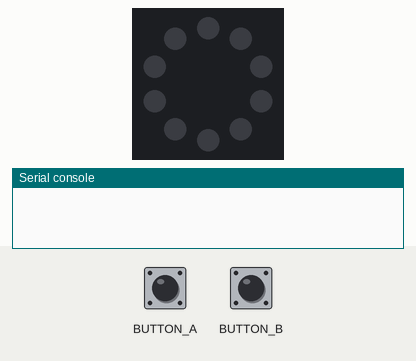
Recording of a program running on a simulated Circuit Playground running CircuitPython. Parts: the board's ring of 10 RGB LEDs (number 0 left of the top, counting anticlockwise), the last lines printed to the serial console. The inputs (shaded band) are chosen by the test bench. Dim RGB values are drawn brighter than linear.

Above: at 1.2 s.
1.3 s: button A pressed for 0.15 s
At 2.4 s:
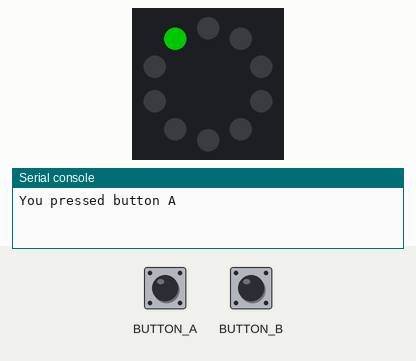
2.9 s: button B pressed for 0.15 s
At 3.4 s:
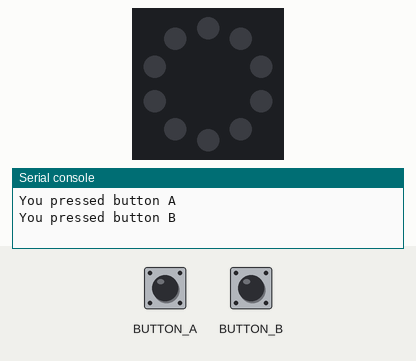
4.5 s: button A pressed for 1 s
At 4.9 s:
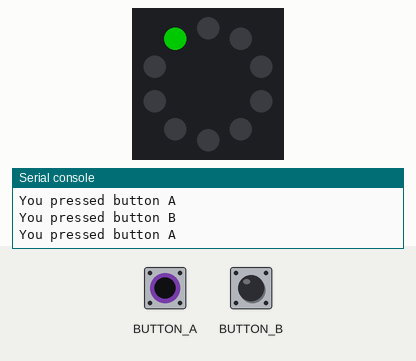
7.0 s: button B pressed for 1 s
At 7.7 s:
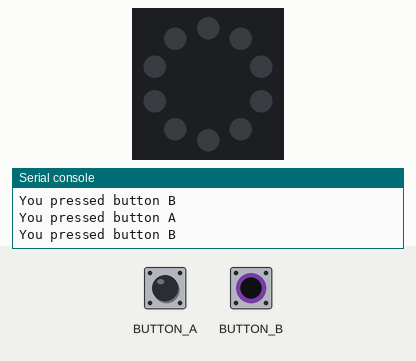
Timing chart, 0 to 10.0 s (numbered marks = the images above; inputs shaded):
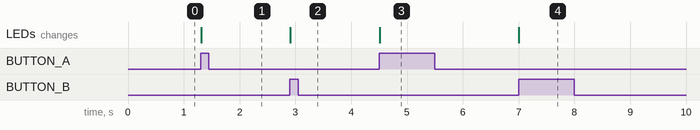

Measured:
- after the input at 1.3 s, the LEDs: change at once (image 1)
- after the input at 2.9 s, the LEDs: change at once (image 2)
- after the input at 4.5 s, the LEDs: change at once (image 3)
- after the input at 7.0 s, the LEDs: change at once (image 4)

The program:

lesson03-neopixels_counter.py
```python
from adafruit_circuitplayground.express import cpx
from time import sleep

count = 0

while True:
    # only detect the CHANGE from false to true
    if cpx.button_a and not btnA:
        print("You pressed button A")
        cpx.pixels.fill((0,0,0))
        # turn them all off then only light up to count
        if count < 10:
            count += 1
        for i in range(0,count):
            cpx.pixels[i] = (0,100,0)
    # only detect the CHANGE from false to true
    if cpx.button_b and not btnB:
        print("You pressed button B")
        cpx.pixels.fill((0,0,0))
        # turn them all off then only light up to count
        if count > 0:
            count -= 1
        for i in range(0,count):
            cpx.pixels[i] = (0,100,0)
    btnA = cpx.button_a
    btnB = cpx.button_b
    # don't go too fast
    sleep(.01)
```
